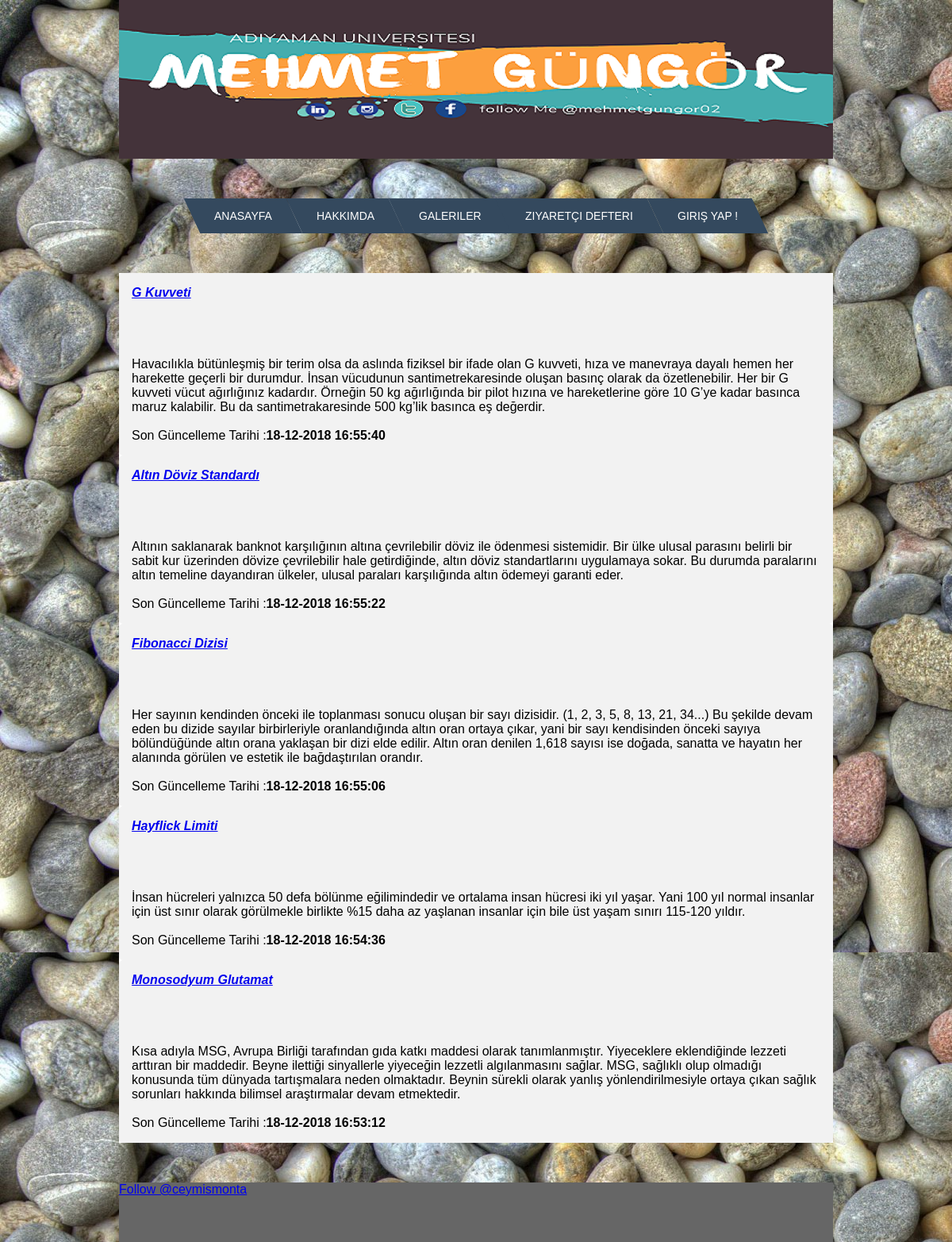
The page / on the database its author committed.
### tables this page shows
CREATE TABLE `postlar` (
  `post_id` int(25) NOT NULL,
  `post_baslik` varchar(75) NOT NULL,
  `post_konu` varchar(75) NOT NULL,
  `post` varchar(1000) NOT NULL,
  `tarih` varchar(20) NOT NULL
);

### index.php (the view, shortened to what this page needs)
<link rel="stylesheet" href="ziyaretci.css">
<body>
<?php include "header.php" ?>
<?php include "menu.php" ?>
<div id="icerik">
<?php
$makale_cek = mysql_query("SELECT * FROM postlar ORDER BY post_id DESC");
while($makale_cek_yeni = mysql_fetch_array($makale_cek)){
$post_id = $makale_cek_yeni['post_id']; ?>
<div class="container">
  <form action="post.php" method="post">
<label for="fname"><i><strong><?php echo '<a href="haberoku.php?id='.$post_id.'" target="_blank"><b>'.$makale_cek_yeni['post_baslik'].'</b></a><br /> '; ?></strong></i></label> <br>
    <label for="lname"><u> <?php echo "<br>" .$makale_cek_yeni['post_konu']; ?> </u></label>  <br>
    <label for="subject"> <?php echo "<br>" .$makale_cek_yeni['post']; ?></label> <br/>
    <label for="subject"><br /> Son Güncelleme Tarihi :<b><?php echo $makale_cek_yeni['tarih']; ?></b></label>
  </form>
</div>
<?php } ?>
</div>
</body>
<?php include "footer.php" ?>

### header.php (shortened to what this page needs)
<!DOCTYPE html PUBLIC "-//W3C//DTD XHTML 1.0 Transitional//EN" "http://www.w3.org/TR/xhtml1/DTD/xhtml1-transitional.dtd">
<html xmlns="http://www.w3.org/1999/xhtml">
<head>
   <link rel="stylesheet" href="style.css">
    <link rel="stylesheet" href="menu.css">
</head>
<div id="header"></div>

### menu.php (shortened to what this page needs)
 <link rel="stylesheet" href="menu.css">
<nav>
  <ul class="menu cf">
  <li><a href="index.php">Anasayfa</a></li>
  <li><a href="hakkimda.php">Hakkımda</a></li>
  <li>
    <a href="">Galeriler</a>
  </li>
  <li><a href="ziyaretci-defteri.php">Ziyaretçi Defteri</a></li>
   <li>
    <a href="">Giriş Yap !</a>
  </li>
</ul>
</nav>

### footer.php
<link rel="stylesheet" href="footer.css">
<div class="footer">
  <div class="twitter">
<a href="https://twitter.com/ceymismonta?ref_src=twsrc%5Etfw" class="twitter-follow-button" data-show-count="false">Follow @ceymismonta</a><script async src="https://platform.twitter.com/widgets.js" charset="utf-8"></script>
                </div>
                </div>

### ziyaretci.css (style rules this page uses)
.container { border-radius: 5px; background-color: #f2f2f2; padding: 20px; }
body { font-family: Arial, Helvetica, sans-serif; }
.container { padding: 16px; }

### style.css (style rules this page uses)
#header { height:200px; width:900px; margin-top:auto; margin-right:auto; margin-left:auto; background-image:url(images/banner.png); }
body { background-image:url(images/background.jpg); }
#icerik { font:Arial, Helvetica, sans-serif 20px; background-color:#FFF; color:#000; height:auto; width:900px; margin-top:10px; margin-right:auto; margin-left:auto; }
* { margin:0; padding:0; }

### menu.css (style rules this page uses)
.cf:before, .cf:after { content: " "; display: table; }
.cf:after { clear: both; }
.cf { *zoom: 1; }
.menu, .submenu { margin: 0; padding: 0; list-style: none; }
.menu { margin: 50px auto; width: 900px; width: -moz-fit-content; width: -webkit-fit-content; width: fit-content; }
.menu > li { background: #34495e; float: left; position: relative; transform: skewX(25deg); }
.menu a { display: block; color: #fff; text-transform: uppercase; text-decoration: none; font-family: Arial, Helvetica; font-size: 14px; }
.menu > li > a { transform: skewX(-25deg); padding: 1em 2em; }

### footer.css (style rules this page uses)
.footer { font:Arial, Helvetica, sans-serif 20px; background-color:#666; color:#FFF; height:75px; width:900px; margin-top:10px; margin-right:auto; margin-left:auto; }
.twitter { margin-right:50px; margin-top:50px; }

### rows shown on the page
postlar: post_baslik "G Kuvveti", post "Havacılıkla bütünleşmiş bir terim olsa da aslında fiziksel bir ifade olan G kuvveti, hıza ve manevraya dayalı hemen her harekette geçerli bir durumdur. İnsan vücudunun santimetrekaresinde oluşan basınç olarak da özetlenebilir. Her bir G kuvveti vücut ağırlığınız kadardır. Örneğin 50 kg ağırlığında bir pilot hızına ve hareketlerine göre 10 G’ye kadar basınca maruz kalabilir. Bu da santimetrakaresinde 500 kg’lik basınca eş değerdir.", tarih "18-12-2018 16:55:40"
postlar: post_baslik "Altın Döviz Standardı", post "Altının saklanarak banknot karşılığının altına çevrilebilir döviz ile ödenmesi sistemidir. Bir ülke ulusal parasını belirli bir sabit kur üzerinden dövize çevrilebilir hale getirdiğinde, altın döviz standartlarını uygulamaya sokar. Bu durumda paralarını altın temeline dayandıran ülkeler, ulusal paraları karşılığında altın ödemeyi garanti eder.", tarih "18-12-2018 16:55:22"
postlar: post_baslik "Fibonacci Dizisi", post "Her sayının kendinden önceki ile toplanması sonucu oluşan bir sayı dizisidir. (1, 2, 3, 5, 8, 13, 21, 34...) Bu şekilde devam eden bu dizide sayılar birbirleriyle oranlandığında altın oran ortaya çıkar, yani bir sayı kendisinden önceki sayıya bölündüğünde altın orana yaklaşan bir dizi elde edilir. Altın oran denilen 1,618 sayısı ise doğada, sanatta ve hayatın her alanında görülen ve estetik ile bağdaştırılan orandır.", tarih "18-12-2018 16:55:06"
postlar: post_baslik "Hayflick Limiti", post "İnsan hücreleri yalnızca 50 defa bölünme eğilimindedir ve ortalama insan hücresi iki yıl yaşar. Yani 100 yıl normal insanlar için üst sınır olarak görülmekle birlikte %15 daha az yaşlanan insanlar için bile üst yaşam sınırı 115-120 yıldır.", tarih "18-12-2018 16:54:36"
postlar: post_baslik "Monosodyum Glutamat", post "Kısa adıyla MSG, Avrupa Birliği tarafından gıda katkı maddesi olarak tanımlanmıştır. Yiyeceklere eklendiğinde lezzeti arttıran bir maddedir. Beyne ilettiği sinyallerle yiyeceğin lezzetli algılanmasını sağlar. MSG, sağlıklı olup olmadığı konusunda tüm dünyada tartışmalara neden olmaktadır. Beynin sürekli olarak yanlış yönlendirilmesiyle ortaya çıkan sağlık sorunları hakkında bilimsel araştırmalar devam etmektedir.", tarih "18-12-2018 16:53:12"
